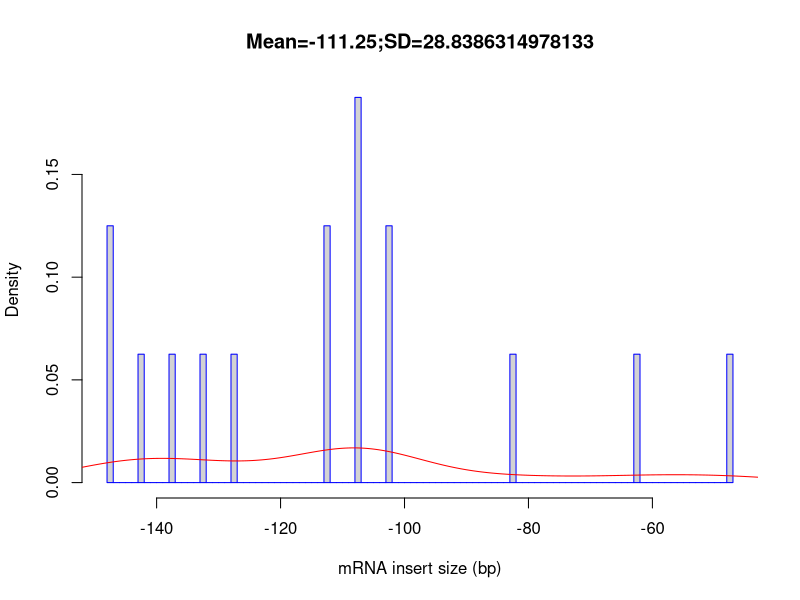

R code for this plot:
out_file = 'Mmus_BAL-TAL_RRTN_GC_Rep4_G10'
pdf('Mmus_BAL-TAL_RRTN_GC_Rep4_G10.inner_distance_plot.pdf')
fragsize=rep(c(-147.5,-142.5,-137.5,-132.5,-127.5,-122.5,-117.5,-112.5,-107.5,-102.5,-97.5,-92.5,-87.5,-82.5,-77.5,-72.5,-67.5,-62.5,-57.5,-52.5,-47.5,-42.5,-37.5,-32.5,-27.5,-22.5,-17.5,-12.5,-7.5,-2.5,2.5,7.5,12.5,17.5,22.5,27.5,32.5,37.5,42.5,47.5,52.5,57.5,62.5,67.5,72.5,77.5,82.5,87.5,92.5,97.5,102.5,107.5,112.5,117.5,122.5,127.5,132.5,137.5,142.5,147.5,152.5,157.5,162.5,167.5,172.5,177.5,182.5,187.5,192.5,197.5,202.5,207.5,212.5,217.5,222.5,227.5,232.5,237.5,242.5,247.5,252.5,257.5,262.5,267.5,272.5,277.5,282.5,287.5,292.5,297.5,302.5,307.5,312.5,317.5,322.5,327.5,332.5,337.5,342.5,347.5),times=c(2,1,1,1,1,0,0,2,3,2,0,0,0,1,0,0,0,1,0,0,1,0,0,0,0,0,0,0,0,0,0,0,0,0,0,0,0,0,0,0,0,0,0,0,0,0,0,0,0,0,0,0,0,0,0,0,0,0,0,0,0,0,0,0,0,0,0,0,0,0,0,0,0,0,0,0,0,0,0,0,0,0,0,0,0,0,0,0,0,0,0,0,0,0,0,0,0,0,0,0))
frag_sd = sd(fragsize)
frag_mean = mean(fragsize)
frag_median = median(fragsize)
write(x=c("Name","Mean","Median","sd"), sep="	", file=stdout(),ncolumns=4)
write(c(out_file,frag_mean,frag_median,frag_sd),sep="	", file=stdout(),ncolumns=4)
hist(fragsize,probability=T,breaks=100,xlab="mRNA insert size (bp)",main=paste(c("Mean=",frag_mean,";","SD=",frag_sd),collapse=""),border="blue")
lines(density(fragsize,bw=10),col='red')
dev.off()
